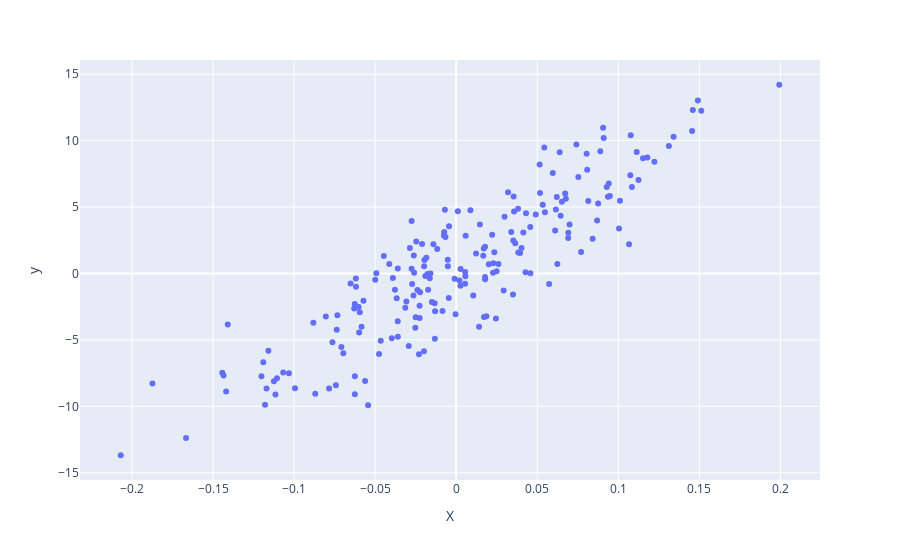

Notebook source saved alongside this figure:
### Code cell
fig = px.scatter(df, x='X', y='y')

fig.show()

### Figure 1 — Plotly figure (JSON) as saved in the notebook; plotly's stock layout.template omitted (floating-point values rounded to 4 significant figures; data arrays with more than 128 entries replaced by an {"elided": "..."} marker saying what was removed)
{"data": [{"hovertemplate": "X=%{x}<br>y=%{y}<extra></extra>", "legendgroup": "", "marker": {"color": "#636efa", "symbol": "circle"}, "mode": "markers", "name": "", "orientation": "v", "showlegend": false, "type": "scatter", "x": {"elided": "200 float values"}, "xaxis": "x", "y": {"elided": "200 float values"}, "yaxis": "y"}], "layout": {"legend": {"tracegroupgap": 0}, "margin": {"t": 60}, "xaxis": {"anchor": "y", "domain": [0, 1], "title": {"text": "X"}}, "yaxis": {"anchor": "x", "domain": [0, 1], "title": {"text": "y"}}}}
